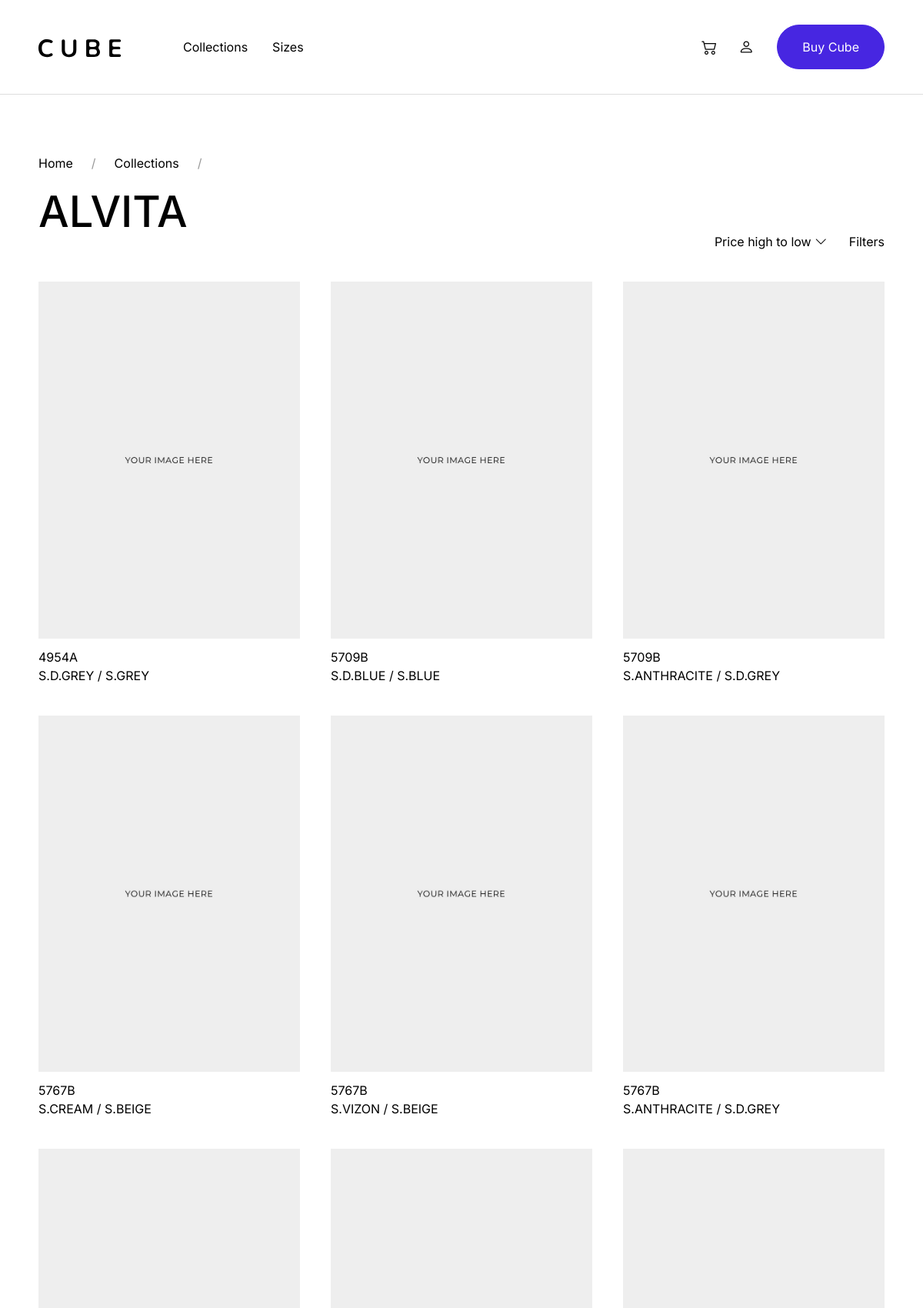
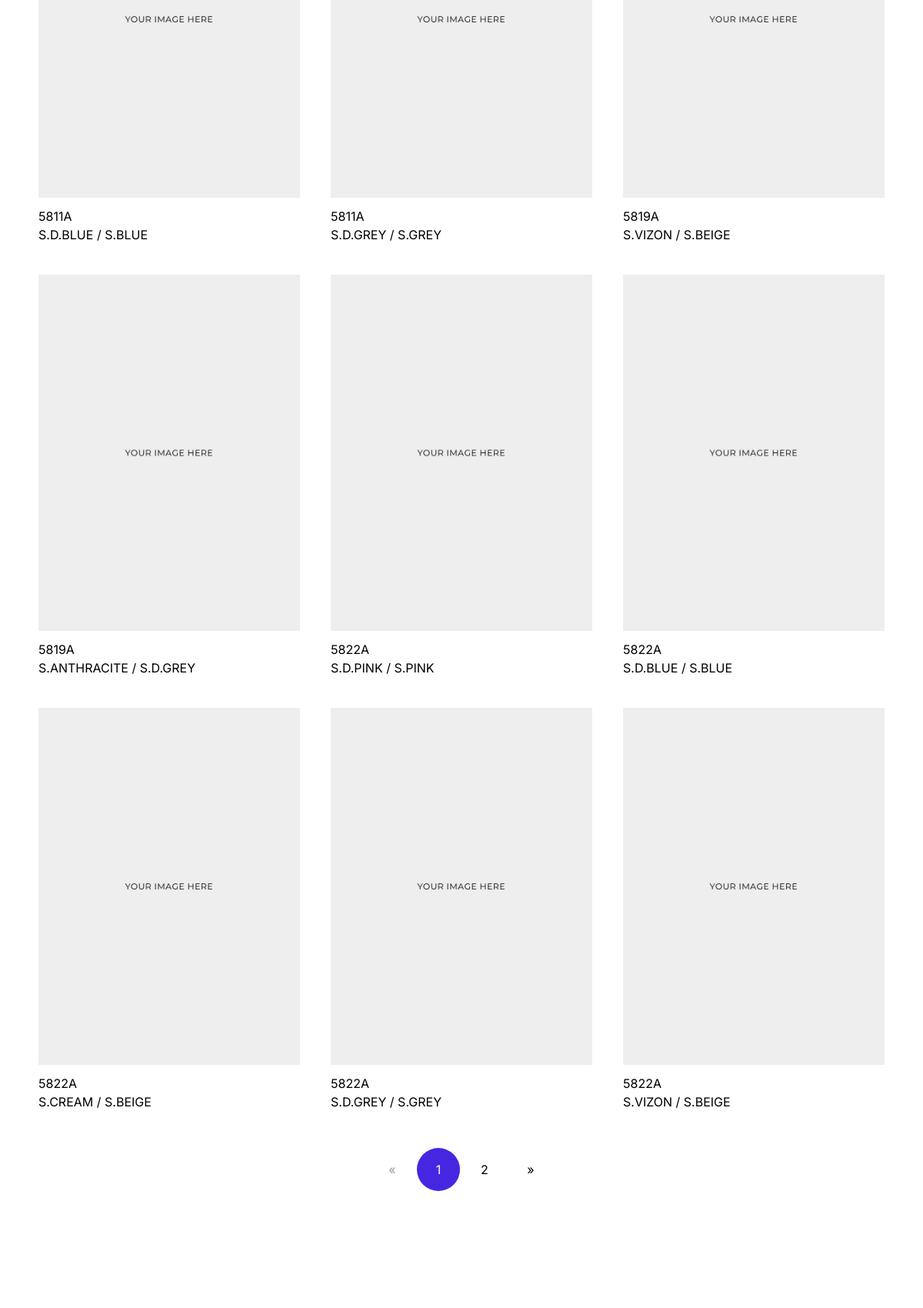
The app's page /collection/1 (upper part) with its own data (2 pictures, top to bottom).
### catalog/models.py (models this page shows, shortened)
class Collection(models.Model):
    name = models.CharField(max_length=30)
    description = models.CharField(max_length=200, blank=True, null=True)
    brand = models.ForeignKey(Brand, on_delete=CASCADE, null=True)
    pile_count = models.IntegerField(blank=True, null=True)
    pile_length = models.DecimalField(decimal_places=2, max_digits=5, blank=True, null=True)
    available_sizes = models.ManyToManyField(Size)

class DesignInColor(models.Model):
    design = models.ForeignKey(Design, on_delete=models.CASCADE, null = True)
    color = models.ForeignKey(Color, on_delete=CASCADE, null = True)
    image_file = models.ImageField(upload_to=design_image_path, blank=True, null=True)
    def image_tag(self):
        if self.image_file:
            return mark_safe('<img src="%s" style="width: 45px; height:45px;" />' % self.image_file.url)
        else:
            return 'No Image Found'
    image_tag.short_description = 'Image'
    class Meta:
        constraints = [models.UniqueConstraint(fields=['design', 'color'], name="unique_design_color_t")]

class Design(models.Model):
    name = models.CharField(max_length=30)
    description = models.CharField(max_length=200)
    collection = models.ForeignKey(Collection, on_delete=models.CASCADE, null=True)
    available_colors = models.ManyToManyField(Color, through='DesignInColor')

class Color(models.Model):
    primary_color = models.CharField(max_length=20)
    texture_color = models.CharField(max_length=20, blank=True)
    class Meta:
        constraints = [models.UniqueConstraint(fields=['primary_color', 'texture_color'], name="unique_color_t")]

### catalog/views.py (the view)
# urls.py: path('collection/<int:collection_id>', views.collectionList, name='collection'),
def collectionList(request, collection_id):
    collection = get_object_or_404(Collection, id=collection_id)
    designColors = DesignInColor.objects.filter(design__collection__id=collection_id)
    paginator = Paginator(designColors, 15)
    page_number = request.GET.get('page')
    page_obj = paginator.get_page(page_number)
    context = {"page_obj" : page_obj, "collection" : collection}
    return render(request, "cube/shop/shop-listing.html", context)

### catalog/models.py (called while the page is built)
    def __str__(self):
        return (f"{str(self.width)} ft x {str(self.length)} ft {self.shape}")

### catalog/templatetags/show_collections.py (called while the page is built)
@register.inclusion_tag('cube/shop/components/collection-list.html')
def show_collections():
    collections = Collection.objects.all()
    return {'collections' : collections}

### catalog/templatetags/show_sizes.py (called while the page is built)
@register.inclusion_tag('cube/shop/components/size-list.html')
def show_sizes():
    sizes = Size.objects.all()
    return {'sizes' : sizes}

### catalog/templates/cube/shop/shop-listing.html (shortened to what this page needs)
{% extends 'cube/components/base.html' %}
{% load static %}
{% block content %}
<body>
  {% include "cube/components/navbar.html" with theme=0 %}
  <div class="offcanvas-wrap">
    <section class="py-15 py-xl-20">
      <div class="container mt-5">
        <div class="row g-3 g-md-5 align-items-end mb-5">
          <div class="col-md-6">
            <nav aria-label="breadcrumb">
              <ol class="breadcrumb">
                <li class="breadcrumb-item"><a href={% url 'list' %}>Home</a></li>
                <li class="breadcrumb-item"><a href="#">Collections</a></li>
                <li class="breadcrumb-item"></li>
              </ol>
              <h1 class="mb-2">{{collection.name}}</h1>
            </nav>
          </div>
          <div class="col-md-6 text-md-end">
            <ul class="list-inline">
              <li class="list-inline-item">
                <div class="dropdown">
                  <a class="underline text-black" href="#" role="button" id="dropdownMenuLink" data-bs-toggle="dropdown"
                    aria-expanded="false">
                    Price high to low <i class="bi bi-chevron-down"></i>
                  </a>
                </div>
              </li>
              <li class="list-inline-item ms-2">
                <a class=" underline text-black" data-bs-toggle="offcanvas" href="#offcanvasFilter" role="button"
                  aria-controls="offcanvasFilter">
                  Filters
                </a>
              </li>
            </ul>
          </div>
        </div>
      </div>
      <div class="container">
        <div class="row g-3 g-lg-5 justify-content-between">
          {% for design in page_obj %}
            <div class="col-md-6 col-lg-4">
              <div class="product">
                <figure class="product-image">
                  <a href={% url "design" design_id=design.id %}>
                    {% if design.image_file %}
                      <img src={{design.image_file.url}} alt="Image" />
                      <img src={{design.image_file.url}} alt="Image" />
                    {% else %}
                      <img src="{% static 'assets/images/products/product-1.jpg' %}" alt="Image" />
                    {% endif %}
                  </a>
                </figure>
                <a class="product-title" href={% url "design" design_id=design.id %}>{{design.design.name}}</a>
                <span class="product-price">
                  {{ design.color.primary_color }} / {{ design.color.texture_color }}
                </span>
              </div>
            </div>
          {% endfor %}
        </div>
        {% include "cube/shop/components/paginator.html" %}
      </div>
    </section>
  </body>
{% endblock %}

### catalog/templates/cube/components/base.html (shortened to what this page needs)
{% load static %}
<!DOCTYPE html>
<html lang="en">
    <head>
        <link rel="stylesheet" href="{% static './assets/css/libs.bundle.css' %}" />
        <link rel="stylesheet" href="{% static './assets/css/index.bundle.css' %}" />
    </head>
        {% block content %} {% endblock %}
</html>

### catalog/templates/cube/components/navbar.html (shortened to what this page needs)
{% load static %}
{% load show_collections %}
{% load show_sizes %}
{% if theme == 0 %}
<nav id="mainNav" class="navbar navbar-expand-lg navbar-sticky navbar-light border-bottom">
    <div class="container">
        <a href="{% url 'list' %}" class="navbar-brand"><img src="{% static './assets/images/logo/logo-dark.svg' %}"
                alt="Logo"></a>
{% else %}
<nav id="mainNav" class="navbar navbar-expand-lg navbar-sticky navbar-dark">
    <div class="container">
        <a href="./index.html" class="navbar-brand"><img src="{% static './assets/images/logo/logo-light.svg' %}"
                alt="Logo"></a>
{% endif %}
        <ul class="navbar-nav navbar-nav-secondary order-lg-3">
            <li class="nav-item">
                        <a class="nav-link nav-icon" data-bs-toggle="offcanvas" href="#offcanvasCart" role="button"
                    aria-controls="offcanvasCart">
                    <i class="bi bi-cart2"></i>
                </a>
            </li>
            <li class="nav-item dropdown dropdown-hover d-none d-lg-block">
                <a class="nav-link nav-icon" role="button" id="dropdownMenuButton1" data-bs-toggle="dropdown"
                    aria-expanded="false">
                    <i class="bi bi-person"></i>
                </a>
            </li>
            {% if theme == 0 %}
            <li class="nav-item d-none d-lg-block">
                <a href="" class="btn btn-primary rounded-pill ms-2">
                    Buy Cube
                </a>
            </li>
            {% else %}
            <li class="nav-item d-none d-lg-block">
                <a href="" class="btn btn-outline-white rounded-pill ms-2">
                    Buy Cube
                </a>
            </li>
            {% endif %}
        </ul>
        <div class="collapse navbar-collapse" id="navbar" data-bs-parent="#mainNav">
            <ul class="navbar-nav">
                <li class="nav-item dropdown dropdown-hover">
                    <a class="nav-link dropdown-toggle" href="#" id="navbarDropdown-1" role="button"
                        data-bs-toggle="dropdown" aria-expanded="false">
                        Collections
                    </a>
                </li>
                <li class="nav-item dropdown dropdown-hover">
                    <a class="nav-link dropdown-toggle" href="#" id="navbarDropdown-3" role="button"
                        data-bs-toggle="dropdown" aria-expanded="false" data-bs-auto-close="outside">
                        Sizes
                    </a>
                </li>
            </ul>
        </div>
    </div>
</nav>

### accounts/templates/cube/account/components/sidecart.html (shortened to what this page needs)
{% load static %}

### catalog/templates/cube/shop/components/paginator.html (shortened to what this page needs)
{% load static %}
<div class="row mt-6">
    <div class="col text-center">
        <nav aria-label="Page navigation example">
            <ul class="pagination">
            {% if page_obj.has_previous %}
                <li class="page-item">
                <a class="page-link" href="?page={{ page_obj.previous_page_number }}" aria-label="Previous">
                <span aria-hidden="true">&laquo;</span>
                </a>
                </li>
            {% else %}
                <li class="page-item disabled">
                <a class="page-link" href="#" aria-label="Previous">
                <span aria-hidden="true">&laquo;</span>
                </a>
                </li>
            {% endif %}
            {% for i in page_obj.paginator.page_range %}
                {% if page_obj.number == i %}
                    <li class="page-item active" aria-current="page">
                <span class="page-link">
                    {{ i }}
                </span>
                </li>
                {% elif i > page_obj.number|add:'-5' and i < page_obj.number|add:'5' %}
                    <li class="page-item"><a class="page-link" href="?page={{ i }}">{{ i }}</a></li>
                {% endif %}
            {% endfor %}
            {% if page_obj.has_next %}
                <li class="page-item">
                    <a class="page-link" href="?page={{ page_obj.next_page_number }}" aria-label="Next">
                    <span aria-hidden="true">&raquo;</span>
                    </a>
                </li>
            {% else %}
                <li class="page-item disabled">
                    <a class="page-link" href="#" aria-label="Next">
                    <span aria-hidden="true">&raquo;</span>
                    </a>
                </li>
            {% endif %}
            </ul>
        </nav>
    </div>
</div>

### catalog/templates/cube/components/footer.html (shortened to what this page needs)
{% load static %}

### catalog/templates/cube/components/jsblock.html (shortened to what this page needs)
{% load static %}

### records on screen
Collection: name "ALVITA"
DesignInColor: design.name "4954A", color.primary_color "S.D.GREY", color.texture_color "S.GREY"
DesignInColor: design.name "5709B", color.primary_color "S.D.BLUE", color.texture_color "S.BLUE"
DesignInColor: design.name "5709B", color.primary_color "S.ANTHRACITE", color.texture_color "S.D.GREY"
DesignInColor: design.name "5767B", color.primary_color "S.CREAM", color.texture_color "S.BEIGE"
DesignInColor: design.name "5767B", color.primary_color "S.VIZON", color.texture_color "S.BEIGE"
DesignInColor: design.name "5767B", color.primary_color "S.ANTHRACITE", color.texture_color "S.D.GREY"
DesignInColor: design.name "5811A", color.primary_color "S.D.BLUE", color.texture_color "S.BLUE"
DesignInColor: design.name "5811A", color.primary_color "S.D.GREY", color.texture_color "S.GREY"
DesignInColor: design.name "5819A", color.primary_color "S.VIZON", color.texture_color "S.BEIGE"
DesignInColor: design.name "5819A", color.primary_color "S.ANTHRACITE", color.texture_color "S.D.GREY"
DesignInColor: design.name "5822A", color.primary_color "S.D.PINK", color.texture_color "S.PINK"
DesignInColor: design.name "5822A", color.primary_color "S.D.BLUE", color.texture_color "S.BLUE"
DesignInColor: design.name "5822A", color.primary_color "S.CREAM", color.texture_color "S.BEIGE"
DesignInColor: design.name "5822A", color.primary_color "S.D.GREY", color.texture_color "S.GREY"
DesignInColor: design.name "5822A", color.primary_color "S.VIZON", color.texture_color "S.BEIGE"

### other values on screen
{{ i }} "1"
{{ i }} "2"
